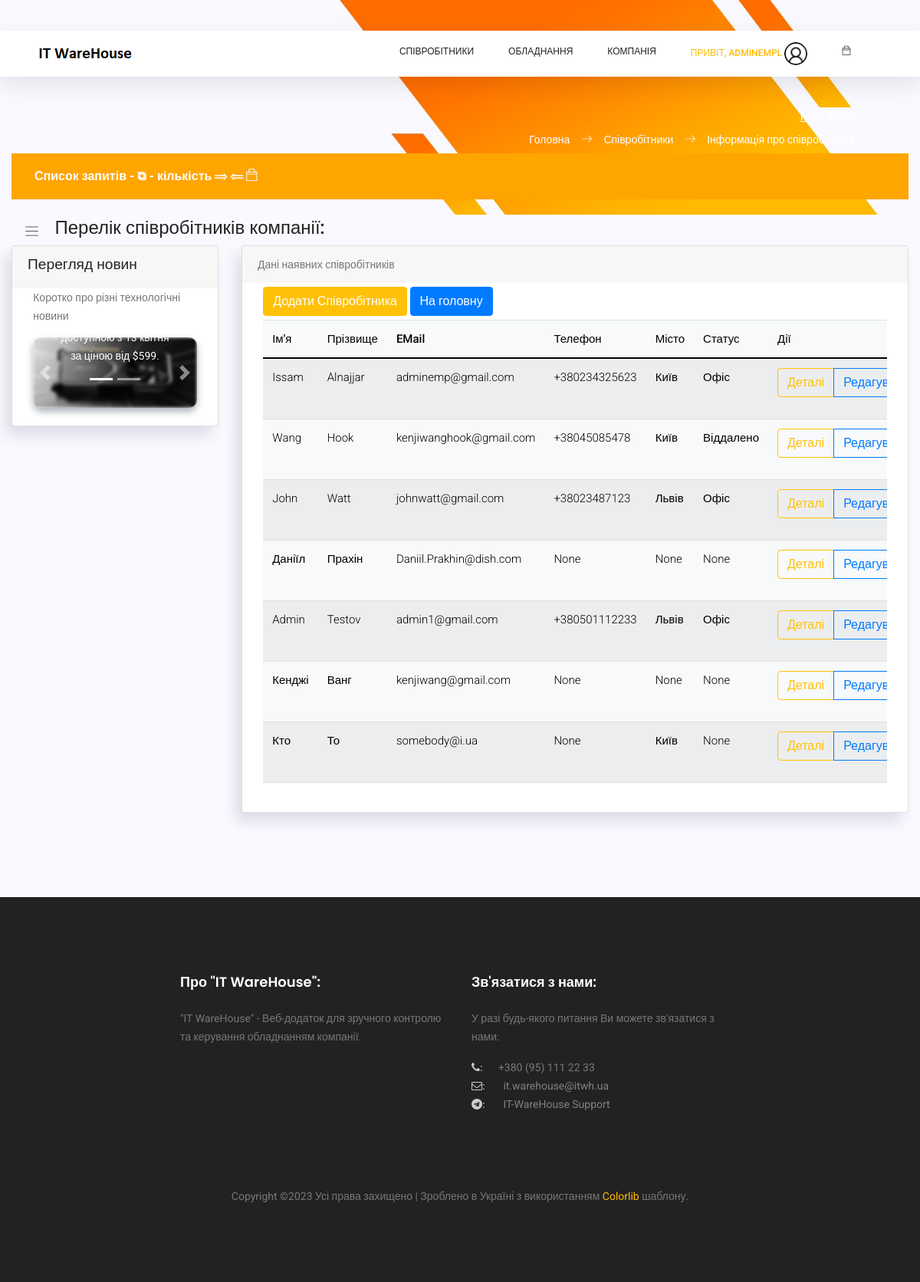
The app's page /employees/list (signed in) with its own data.
### users/models.py (models this page shows, shortened)
class NewUser(AbstractBaseUser, PermissionsMixin):
    email = models.EmailField(_('email address'), unique=True)
    user_name = models.CharField(max_length=150, unique=True)
    start_date = models.DateTimeField(default=timezone.now)
    is_staff = models.BooleanField(default=False)
    is_active = models.BooleanField(default=False)
    is_employee = models.BooleanField(default=False)
    objects = CustomAccountManager()
    USERNAME_FIELD = 'email'
    REQUIRED_FIELDS = ['user_name']

### employees/models.py (models this page shows, shortened)
class Employees(models.Model):
    first_name = models.CharField(max_length=50, default='', verbose_name="Ім'я *")
    last_name = models.CharField(max_length=50, default='', verbose_name='Прізвище *')
    email = models.EmailField(max_length=75, unique=True, null=True, verbose_name='Електрона пошта *')
    eid = models.CharField(max_length=8, unique=True, null=True, verbose_name='Внутрішній номер *')
    department = models.ForeignKey(Departments, null=True, on_delete=models.SET_NULL, verbose_name='Назва відділу *')
    title = models.CharField(max_length=50, null=True, default='', verbose_name='Посада *')
    user_id = models.ForeignKey(NewUser, null=True, on_delete=models.SET_NULL, verbose_name='ID Користувача *')
    location = models.ForeignKey(Cities, null=True, on_delete=models.SET_NULL, blank=True, verbose_name='Назва міста')
    mobilephone = models.CharField(max_length=20, null=True, default='', blank=True, verbose_name='Мобільний телефон')
    status = models.ForeignKey(UserStatus, null=True, on_delete=models.SET_NULL, blank=True,
                               verbose_name='Форма роботи')
    photo = models.FileField(upload_to='photos/', null=True, default='default_user.jpg', blank=True,
                             verbose_name='Фото')
    comments = models.TextField(max_length=300, null=True, default='', blank=True, verbose_name='Коментарі')

class Cities(models.Model):
    city = models.CharField(max_length=100, unique=True, verbose_name='Назва міста')
    def __str__(self) -> str:
        return str(self.city)

class UserStatus(models.Model):
    ustatus = models.CharField(max_length=50, unique=True, verbose_name='Форма роботи')
    def __str__(self) -> str:
        return str(self.ustatus)

### employees/views.py (the view)
# urls.py: path('list', emp_list, name='employee-list'),
@login_required
def emp_list(request):
    context = {
        'page_title': 'Мої Дані',
        'app_name': 'Співробітники',
        'page_name': 'Інформація про співробітника'
    }
    user_admin = 0
    if request.user.groups.filter(name='Admins').exists():
        user_admin = 1
    if len(Employees.objects.all()) > 0:
        employee_list = Employees.objects.all()
    context['user_admin'] = user_admin
    context['employee_list'] = employee_list
    return render(request, 'employees/list.html', context=context)

### templates/employees/list.html (shortened to what this page needs)
{% extends '_layouts/base.html' %}
{% load static %}
{% block content %}
<div style="background: #faf9ff; padding-bottom: 50px;">
    <div class="main-content container-fluid">
        <div class="page-title">
            <nav class="navbar navbar-header navbar-expand navbar-light headli-1">
                <a class="sidebar-toggler" href="#"><span class="navbar-toggler-icon"></span></a>
            </nav>
            <h3 class="headli-1">Перелік співробітників компанії:</h3>
        </div>
        <section class="section">
            <div class="row mb-4">
                <div class="col-md-3">
                    <div class="card" >
                        <div class="card-header" >
                            <h4>Перегляд новин</h4>
                        </div>
                        <div class="card-body" >
                            <div class="row" >
                                <div class="col-md-12" >
                                    <p>Коротко про різні технологічні новини</p>
                                    <div id="carouselExampleCaptions" class="carousel slide" data-ride="carousel" >
                                        <ol class="carousel-indicators">
                                            <li data-bs-target="#carouselExampleCaptions" data-slide-to="0" class="active"></li>
                                            <li data-bs-target="#carouselExampleCaptions" data-slide-to="1"></li>
                                        </ol>
                                        <div class="carousel-inner" >
                                            <div class="carousel-item active" >
                                                <img src="{% static 'static_f_2/images/cpsamples/newsphoto1.jpg' %}" class="d-block w-100 main-img-n" alt="...">
                                                <div class="carousel-caption d-none d-md-block" >
                                                    <p>Відеокарта буде доступною з 13 квітня за ціною від $599.</p>
                                                </div>
                                            </div>
                                        </div>
                                        <a class="carousel-control-prev" href="#carouselExampleCaptions" role="button" data-slide="prev">
                                            <span class="carousel-control-prev-icon" aria-hidden="true"></span>
                                        </a>
                                        <a class="carousel-control-next" href="#carouselExampleCaptions" role="button" data-slide="next">
                                            <span class="carousel-control-next-icon" aria-hidden="true"></span>
                                        </a>
                                    </div>
                                </div>
                            </div>
                        </div>
                    </div>
                </div>
                <div class="col-md-9">
                    <div class="card">
                        <div class="card-header">
                            Дані наявних співробітників
                        </div>
                        <div class="card-body">
                            <div class="dataTable-wrapper dataTable-loading no-footer sortable searchable fixed-columns" >
                                <div class="dataTable-top">
                                    <div style="display: block; gap: 10px; margin: 5px 0;">
                                        <a href="/employees/emp_create" class="btn btn-warning my-btn">Додати Співробітника</a>
                                        <a href="/main/main_page" class="btn btn-primary my-btn">На головну</a>
                                    </div>
                                </div>
                                <div class="dataTable-container capitalizer" >
                                    {% if employee_list %}
                                    <table class="table table-striped table-light dataTable-table" id="table1"       >
                                        <thead>
                                        <tr>
                                            <th data-sortable="" style="width: 15%;">
                                                <li href="#" class="dataTable-sorter colorizer">Ім'я</li>
                                            </th>
                                            <th data-sortable="" style="width: 15%;">
                                                <li href="#" class="dataTable-sorter colorizer">Прізвище</li>
                                            </th>
                                            <th data-sortable="" style="width: 20%;">
                                                <li href="#" class="dataTable-sorter colorizer">EMail</li>
                                            </th>
                                            <th data-sortable="" style="width: 15%;">
                                                <li href="#" class="dataTable-sorter colorizer">Телефон</li>
                                            </th>
                                            <th data-sortable="" style="width: 15%;">
                                                <li href="#" class="dataTable-sorter colorizer">Місто</li>
                                            </th>
                                            <th data-sortable="" style="width: 10%;">
                                                <li href="#" class="dataTable-sorter colorizer">Статус</li>
                                            </th>
                                            <th data-sortable="" style="width: 20%;">
                                                <li href="#" class="dataTable-sorter colorizer">Дії</li>
                                            </th>
                                        </tr>
                                        </thead>
                                        <tbody>
                                        {% for employee_info in employee_list %}
                                        <tr>
                                            <td class="colorizer" style="font-weight: 300;">{{ employee_info.first_name }}</td>
                                            <td class="colorizer" style="font-weight: 300;">{{ employee_info.last_name }}</td>
                                            <td class="colorizer" style="font-weight: 300;">{{ employee_info.email }}</td>
                                            <td class="colorizer" style="font-weight: 300;">{{ employee_info.mobilephone }}</td>
                                            <td class="colorizer" style="font-weight: 300;">{{ employee_info.location }}</td>
                                            <td class="colorizer" style="font-weight: 300;">{{ employee_info.status }}</td>
                                            <td class="colorizer" style="font-weight: 300;">
                                                <div class="btn-group mb-3" role="group" aria-label="Basic example">
                                                    <a class="btn btn-outline-warning" href="/employees/details/{{ employee_info.id }}">Деталі</a>
                                                    <a class="btn btn-outline-primary" href="/employees/update/{{ employee_info.id }}">Редагувати</a>
                                                </div>
                                            </td>
                                        </tr>
                                        {% endfor %}
                                        </tbody>
                                    </table>
                                    {% endif %}
                                </div>
                            </div>
                        </div>
                    </div>
                </div>
            </div>
        </section>
    </div>
</div>
{% endblock content %}

### templates/_layouts/header.html (shortened to what this page needs)
{% load static %}
<header class="header_area sticky-header">
	<div class="main_menu">
			<nav class="navbar navbar-expand-lg navbar-light main_box">
				<div class="container">
					<a class="navbar-brand logo_h" href="/">
						<img src="{% static 'static_f_1/img/logo.png' %}" alt="IT WareHouse Project Logo">
					</a>
					<div class="collapse navbar-collapse offset" id="navbarSupportedContent">
						<ul class="nav navbar-nav menu_nav ml-auto">
							{% if not user.is_authenticated %}
								<li class="nav-item"><a class="nav-link" href="/">Вхід до Системи</a></li>
							{% else %}
								{% if user_data.u_group == 'Admins' or user_admin == 1%}
								<li class="nav-item submenu dropdown">
									<a href="#" class="nav-link dropdown-toggle" data-toggle="dropdown" role="button"
									   aria-haspopup="true" aria-expanded="false">Співробітники</a>
								</li>
								{% endif %}
								<li class="nav-item submenu dropdown">
									<a href="#" class="nav-link dropdown-toggle" data-toggle="dropdown"
									   role="button" aria-haspopup="true" aria-expanded="false">Обладнання</a>
								</li>
								<li class="nav-item submenu dropdown">
									<a href="#" class="nav-link dropdown-toggle" data-toggle="dropdown" role="button"
									   aria-haspopup="true" aria-expanded="false">Компанія</a>
								</li>
								<li class="nav-item submenu dropdown active">
									<a href="#" class="nav-link dropdown-toggle" data-toggle="dropdown" role="button"
									   aria-haspopup="true" aria-expanded="false">
										<span>Привіт, {{ user.user_name }}</span>
										{% if employee_data.photo %}
										<span><span><img width="30px" height="30px" class="profile-img"
														 src="/media/{{ employee_data.photo }}" alt=""></span>
										</span>
										{% else %}
										<span><span><img width="30px" height="30px" class="profile-img"
													 src="/media/photos/default_user.jpg" alt=""></span>
										</span>
										{% endif %}
										</a>
								</li>
								<li class="nav-item submenu dropdown">
									<a href="#" class="nav-link dropdown-toggle">
										<span class="ti-bag"></span>
									</a>
								</li>
							{% endif %}
						</ul>
					</div>
				</div>
			</nav>
	</div>
</header>

### static/static_f_2/css/app.css (style rules this page uses)
a { text-decoration:none }
a,button { outline:0 }
.btn.btn-danger,.btn.btn-dark,.btn.btn-info,.btn.btn-light,.btn.btn-link,.btn.btn-primary,.btn.btn-secondary,.btn.btn-success,.btn.btn-warning { color:#fff }
.btn-group>.btn { border-radius:.267rem }
.carousel-inner { border-radius:.7rem;box-shadow:0 5px 10px #adb5bd }
.dropdown-toggle:after { color:#fff }
.card { box-shadow:-8px 12px 18px 0 rgba(25,42,70,.13);margin-bottom:2.2rem }
.card .card-header { border:none }
.card .card-header h4 { font-size:1.2rem }
.card .card-header~.card-body { padding-top:0 }
.card .card-body { padding:1.4rem 1.7rem }
.dataTable-table td,.dataTable-table thead th,.table td,.table thead th { vertical-align:middle }
.dataTable-table thead th,.table thead th { border-bottom:2px solid #475f7b }
.dataTable-container { overflow-x:auto }

### templates/_layouts/header.html (style rules this page uses)
.header_area .navbar .nav .nav-item .nav-link { padding: 1px 0; }
.profile-img { object-fit: cover; border-radius: 15px; }

### records on screen
NewUser: user_name "ADMINEMPL"
Employees: first_name "Issam", last_name "Alnajjar", email "adminemp@gmail.com", mobilephone "+380234325623", location "Київ", status "Офіс"
Employees: first_name "Wang", last_name "Hook", email "kenjiwanghook@gmail.com", mobilephone "+38045085478", location "Київ", status "Віддалено"
Employees: first_name "John", last_name "Watt", email "johnwatt@gmail.com", mobilephone "+38023487123", location "Львів", status "Офіс"
Employees: first_name "Даніїл", last_name "Прахін", email "Daniil.Prakhin@dish.com", mobilephone "None", location "None", status "None"
Employees: first_name "Admin", last_name "Testov", email "admin1@gmail.com", mobilephone "+380501112233", location "Львів", status "Офіс"
Employees: first_name "Кенджі", last_name "Ванг", email "kenjiwang@gmail.com", mobilephone "None", location "None", status "None"
Employees: first_name "Кто", last_name "То", email "somebody@i.ua", mobilephone "None", location "Київ", status "None"

### other values on screen
{{ page_title }} "Мої Дані"
{{ app_name }} "Співробітники"
{{ page_name }} "Інформація про співробітника"
